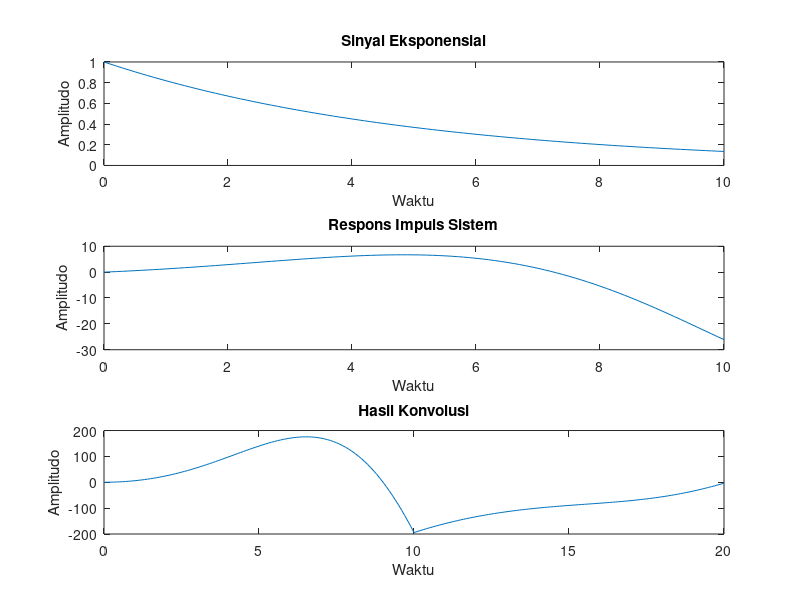

The MATLAB source for this figure: (Note: this script raises an error after producing the figure.)
% Koefisien sistem (contoh)
num = [1]; % Koefisien pembilang
den = [1, -0.5, 0.25]; % Koefisien penyebut

% Membuat sistem dari koefisien
sys = tf(num, den);

% Membuat sinyal eksponensial (contoh)
t = 0:0.1:10; % Rentang waktu
exponential_signal = exp(-0.2*t); % Sinyal eksponensial (contoh)

% Menghasilkan respons impuls
t_impulse = 0:0.1:10; % Rentang waktu respons impuls
impulse_response = impulse(sys, t_impulse);

% Melakukan konvolusi sinyal eksponensial dengan respons impuls
convolved_signal = conv(exponential_signal, impulse_response, 'full');

% Plot sinyal eksponensial, respons impuls, dan hasil konvolusi
figure;
subplot(3,1,1);
plot(t, exponential_signal);
title('Sinyal Eksponensial');
xlabel('Waktu');
ylabel('Amplitudo');

subplot(3,1,2);
plot(t_impulse, impulse_response);
title('Respons Impuls Sistem');
xlabel('Waktu');
ylabel('Amplitudo');

subplot(3,1,3);
t_convolved = 0:0.1:(length(convolved_signal)-1)*0.1;
plot(t_convolved, convolved_signal);
title('Hasil Konvolusi');
xlabel('Waktu');
ylabel('Amplitudo');

sgtitle('Konvolusi Sinyal Eksponensial dengan Respons Impuls Sistem');

grid on;
